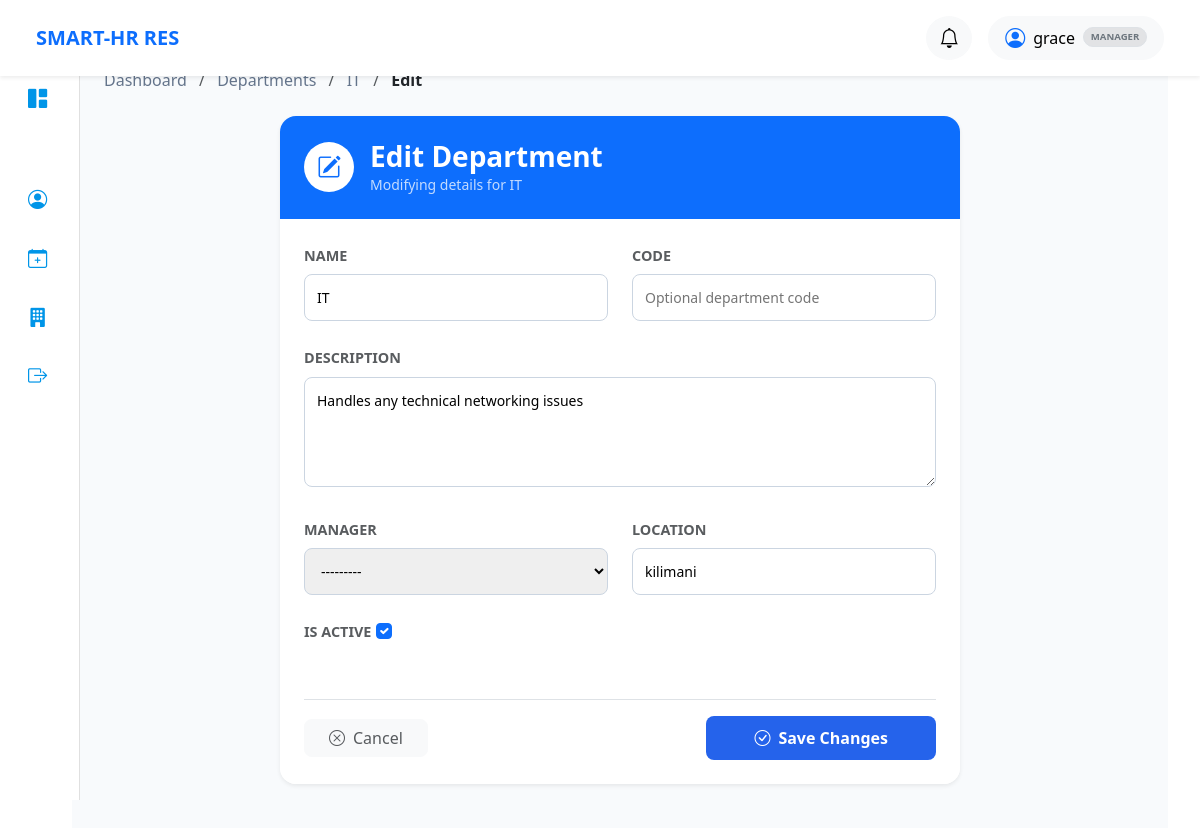
The page /department/edit/1/ (signed in) on the database its author committed.
### core/models.py (models this page shows, shortened)
class CustomUser(AbstractUser):
    ROLE_CHOICES = (
        ('admin', 'HR / Admin'),
        ('manager', 'Department Manager'),
        ('employee', 'Employee'),
    )
    role = models.CharField(
        max_length=10,
        choices=ROLE_CHOICES,
        default='employee'
    )
    def __str__(self):
        return self.username

class Department(models.Model):
    name = models.CharField(max_length=100)
    description = models.TextField(blank=True, null=True)
    code = models.CharField(max_length=10, blank=True, null=True)
    manager = models.ForeignKey(
        CustomUser,
        on_delete=models.SET_NULL,
        null=True,
        blank=True,
        limit_choices_to={'role': 'employee'},
        related_name='managed_departments'
    )
    location = models.CharField(max_length=50, blank=True, null=True)
    is_active = models.BooleanField(default=True)
    created_at = models.DateTimeField(auto_now_add=True)
    updated_at = models.DateTimeField(auto_now=True)

### core/views.py (the view)
# urls.py: path('department/edit/<int:dept_id>/', views.edit_department, name='edit_department'),
@role_required(['admin', 'hr', 'manager'])
def edit_department(request, dept_id):
    department = get_object_or_404(Department, id=dept_id)
    if request.method == 'POST':
        form = DepartmentForm(request.POST, instance=department)
        if form.is_valid():
            form.save()
            messages.success(request, f"Department '{department.name}' updated successfully!")
            return redirect('department_detail', pk=dept_id)
        else:
            messages.error(request, "Please correct the errors below.")
    else:
        form = DepartmentForm(instance=department)
    return render(request, 'core/edit_department.html', {
        'form': form,
        'department': department
    })

### core/forms.py
class DepartmentForm(forms.ModelForm):
    class Meta:
        model = Department
        fields = ['name', 'code', 'description', 'manager', 'location', 'is_active']
        widgets = {
            'name': forms.TextInput(attrs={'class': 'form-input', 'placeholder': 'Enter department name'}),
            'code': forms.TextInput(attrs={'class': 'form-input', 'placeholder': 'Optional department code'}),
            'description': forms.Textarea(attrs={'class': 'form-input', 'placeholder': 'Optional description', 'rows': 4}),
            'manager': forms.Select(attrs={'class': 'form-input'}),
            'location': forms.TextInput(attrs={'class': 'form-input', 'placeholder': 'Optional location'}),
            'is_active': forms.CheckboxInput(attrs={'class': 'form-check-input'}),
        }

### core/templates/core/edit_department.html (shortened to what this page needs)
{% extends 'base.html' %}
{% load static %}
{% block content %}
<div class="page-container">
    <nav class="breadcrumb-nav mb-4">
        <a href="{% url 'hr_dashboard' %}">Dashboard</a>
        <span class="mx-2 text-muted">/</span>
        <a href="{% url 'hr_department' %}">Departments</a>
        <span class="mx-2 text-muted">/</span>
        <a href="{% url 'department_detail' department.id %}">{{ department.name }}</a>
        <span class="mx-2 text-muted">/</span>
        <span class="fw-bold text-dark">Edit</span>
    </nav>
    <div class="row justify-content-center">
        <div class="col-md-8">
            <div class="card border-0 shadow-sm rounded-4 overflow-hidden">
                <div class="p-4 bg-primary text-white d-flex align-items-center gap-3">
                    <div class="bg-white text-primary rounded-circle d-flex align-items-center justify-content-center" style="width: 50px; height: 50px; font-size: 1.5rem;">
                        <i class="bi bi-pencil-square"></i>
                    </div>
                    <div>
                        <h3 class="fw-bold mb-0">Edit Department</h3>
                        <p class="mb-0 opacity-75 small">Modifying details for {{ department.name }}</p>
                    </div>
                </div>
                <div class="card-body p-4 bg-white">
                    <form method="POST">
                        <div class="row g-4">
                            {% for field in form %}
                            <div class="col-md-{% if field.name == 'description' %}12{% else %}6{% endif %}">
                                <label class="form-label fw-bold small text-muted text-uppercase">{{ field.label }}</label>
                                {{ field }}
                            </div>
                            {% endfor %}
                        </div>
                        <div class="mt-5 pt-3 border-top d-flex justify-content-between align-items-center">
                            <a href="{% url 'department_detail' department.id %}" class="btn btn-light px-4 rounded-3 text-muted">
                                <i class="bi bi-x-circle me-2"></i>Cancel
                            </a>
                            <button type="submit" class="btn btn-primary px-5 rounded-3 fw-bold">
                                <i class="bi bi-check-circle me-2"></i>Save Changes
                            </button>
                        </div>
                    </form>
                </div>
            </div>
        </div>
    </div>
</div>
{% endblock %}

### templates/navbar/admin_employee.html (shortened to what this page needs)
{% load static %}
<nav class="navbar navbar-expand-lg navbar-light bg-white shadow-sm px-4 py-3 fixed-top">
    <div class="container-fluid">
        <div class="d-flex align-items-center">
            <span class="navbar-brand fw-bold text-primary me-4">SMART-HR RES</span>
        </div>
        <div class="d-flex align-items-center gap-3 ms-auto">
            <div class="dropdown">
                <button class="btn btn-light rounded-circle position-relative" data-bs-toggle="dropdown">
                    <i class="bi bi-bell fs-5"></i>
                </button>
            </div>
            <div class="dropdown">
                <button class="btn btn-light rounded-pill px-3 d-flex align-items-center" data-bs-toggle="dropdown">
                    <i class="bi bi-person-circle me-2 fs-5 text-primary"></i>
                    <span class="fw-medium">{{ user.first_name }}</span>
                    <span class="badge bg-secondary-subtle text-secondary ms-2 text-uppercase small border" style="font-size: 0.6rem;">
                        {{ user.role }}
                    </span>
                </button>
            </div>
        </div>
    </div>
</nav>

### static/css/custom.css (style rules this page uses)
.card { border: none; border-radius: 12px; box-shadow: 0 4px 14px rgba(0,0,0,0.05); }
.form-label { font-weight: 500; font-size: 0.9rem; }
.badge { font-size: 0.75rem; padding: 6px 10px; border-radius: 50px; }
.btn-primary { border-radius: 8px; font-weight: 500; }
.badge { font-size: 0.8rem; padding: 0.45em 0.7em; }
.page-container { padding: 2rem; background: #f8fafc; min-height: 100vh; }
.form-input { width: 100%; padding: 12px; border-radius: 8px; border: 1px solid #cbd5e1; font-size: 14px; }
.form-check-input { margin-right: 8px; }
.btn-primary { background: #2563eb; color: white; padding: 10px 18px; border-radius: 6px; border: none; cursor: pointer; }
.breadcrumb-nav a { text-decoration: none; color: #64748b; font-weight: 500; transition: color 0.2s; }

### rows shown on the page
CustomUser: first_name "grace", role "MANAGER"
Department: name "IT", form "IT" "Handles any technical networking issues" "---------" "kilimani" "☑"

### other values the page prints
{{ field.label }} "NAME" "CODE" "DESCRIPTION" "MANAGER" "LOCATION" "IS ACTIVE"
